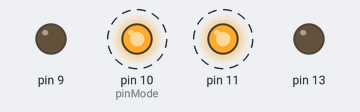
A sketch run on a simulated Arduino Uno, built with avr-gcc and run on an emulated ATmega328P. On the bench: output pins drawn as LEDs (lit = HIGH). Dashed ring = blinking.

Above: at 0.2 s.
Timing chart, 0 to 3.0 s (numbered marks = the images above):
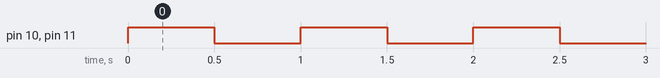

Measured:
- by itself, pin 10 (pinMode), pin 11: alternates HIGH for 0.50 s and LOW for 0.50 s

The sketch:

sketch_may2a.ino
```cpp
void setup() {
  // put your setup code here, to run once:

  pinMode(10, OUTPUT); // pinMode(pinNumber, function); to select the pin number and as an output
  pinMode(13, OUTPUT);
  pinMode(11, OUTPUT);
  pinMode(9, OUTPUT);


}

void loop() {
  // put your main code here, to run repeatedly:

  digitalWrite(11, HIGH);
  digitalWrite(10, HIGH);
  delay(500);

  digitalWrite(11,LOW);
  digitalWrite(10, LOW);

  delay(500);


}
```
